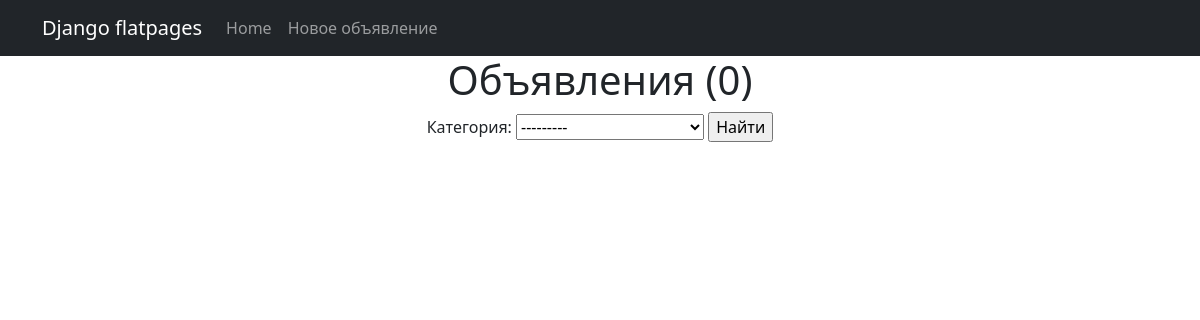
Page /board/ on the earlier database version.
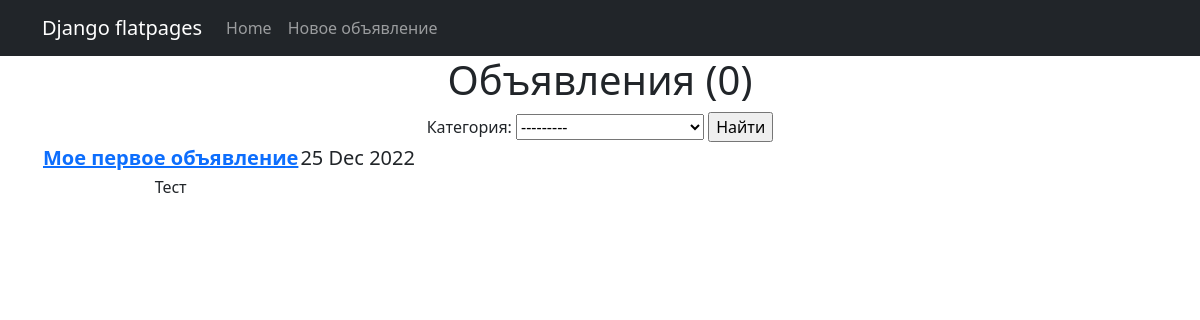
Same page on the later database version.
### board/models.py (models this page shows)
class Bulletin(models.Model):
    owner = models.ForeignKey(User, on_delete=models.CASCADE)
    header = models.CharField(max_length=100, default='')
    body = HTMLField()
    timestamp = models.DateTimeField(auto_now_add=True)
    category = models.CharField(max_length=2, choices=CATEGORY, default='DD')

### board/views.py (the view)
# urls.py: path('', BulletinListAll.as_view(), name='bulletins_all'),
class BulletinListAll(ListView):
    model = Bulletin
    ordering = '-timestamp'
    template_name = 'bulletins.html'
    context_object_name = 'bulletins'
    paginate_by = 10
    def get_queryset(self):
        queryset = super().get_queryset()
        self.filterset = BulletinFilterCategory(self.request.GET, queryset)
        return self.filterset.qs
    def get_context_data(self, *, object_list=None, **kwargs):
        context = super().get_context_data(**kwargs)
        context['filterset'] = self.filterset
        return context

### templates/bulletins.html (shortened to what this page needs)
{% extends 'default.html' %}
{% block content %}
    <h1>Объявления ({{posts|length}})</h1>
    <form action="" method="get">
        {{filterset.form.as_table}}
        <input type="submit" value="Найти" />
    </form>
    {% if bulletins %}
    <table>
        {% for item in bulletins %}
        <tr style="font-size:20px" align="left">
            <td><a href="{{post.get_absolute_url}}"><b>{{item.header}}</b></a></td>
            <td>{{item.timestamp|date:'d M Y'}}</td>
        </tr>
        <tr>
            <td>{{item.body}}</td>
        </tr>
        {% endfor %}
    </table>
    {% endif %}
{% endblock content %}

### templates/default.html (shortened to what this page needs)
<!DOCTYPE html>
<html lang="en">
    <head>
        {% load static %}
        <link href="{% static 'css/styles.css' %}" rel="stylesheet" />
    </head>
    <body>
        <nav class="navbar navbar-expand-lg navbar-dark bg-dark static-top">
           <div class="container">
               <a class="navbar-brand" href="#">Django flatpages</a>
               <div class="collapse navbar-collapse" id="navbarResponsive">
                   <ul class="navbar-nav ml-auto">
                       <li class="nav-item active">
                           <a class="nav-link" href="/board/">Home</a>
                       </li>
                       <li class="nav-item">
                           <a class="nav-link" href="/board/bulletin/create/">Новое объявление</a>
                       </li>
                   </ul>
               </div>
           </div>
        </nav>
       <div class="container">
           <div class="row">
               <div class="col-lg-12 text-center">
                   {% block content %}{% endblock content %}
               </div>
           </div>
       </div>
    </body>
</html>

Differences in the rows shown:
added Bulletin: header "Мое первое объявление", timestamp "25 Dec 2022", body "Тест"
